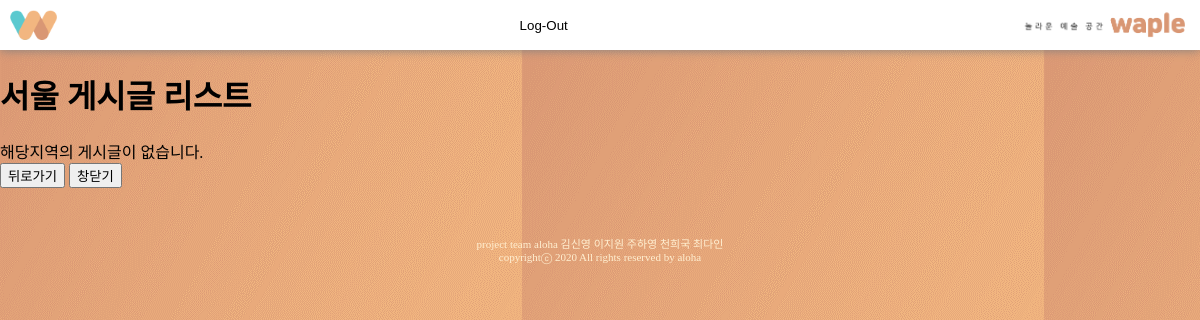
The page /map/1/ (signed in) on the database as committed earlier.
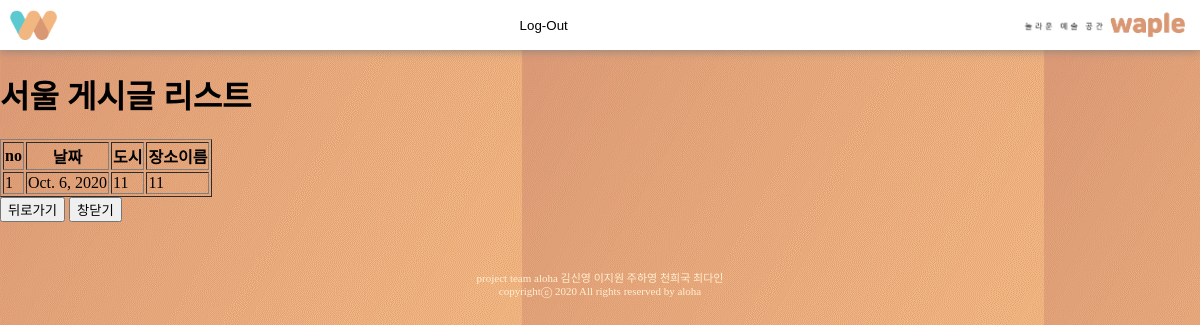
The same page on the database as committed later.
### mainapp/models.py (models this page shows, shortened)
class Post(models.Model):
    name=models.CharField(max_length=50)
    item=models.CharField(max_length=50) # 카테고리
    public= models.BooleanField(default=False)
    rating= models.IntegerField()
    date=models.DateField(null=True, blank=True)
    image=models.ImageField(upload_to='userimg', null=True)
    comment=models.TextField()
    country = models.CharField(max_length=50)
    city = models.CharField(max_length=50)
    user = models.ForeignKey(User, on_delete=models.CASCADE, null=True)

### mainapp/views.py (the view)
# urls.py: path('map/<int:num>/', views.RegionPostList, name='RegionPostList'),
def RegionPostList(request, num):
    postlist = Post.objects.filter(user = request.user)
    context={}
    if num == 1:
        postlist = postlist.filter(country = '서울').order_by('-date')
        region = '서울'
    elif num == 2:
        postlist = postlist.filter(country = '부산').order_by('-date')
        region = '부산'
    elif num == 3:
        postlist = postlist.filter(country = '광주').order_by('-date')
        region = '광주'
    elif num == 4:
        postlist = postlist.filter(country = '울산').order_by('-date')
        region = '울산'
    elif num == 5:
        postlist = postlist.filter(country = '대구').order_by('-date')
        region = '대구'
    elif num == 6:
        postlist = postlist.filter(country = '대전').order_by('-date')
        region = '대전'
    elif num == 7:
        postlist = postlist.filter(country = '인천').order_by('-date')
        region = '인천'
    elif num == 8:
        postlist = postlist.filter(country = '경기도').order_by('-date')
        region = '경기도'
    elif num == 9:
        postlist = postlist.filter(country = '강원도').order_by('-date')
        region = '강원도'
    elif num == 10:
        postlist = postlist.filter(country = '충청남도').order_by('-date')
        region = '충청남도'
    elif num == 11:
        postlist = postlist.filter(country = '충청북도').order_by('-date')
        region = '충청북도'
    elif num == 12:
        postlist = postlist.filter(country = '경상북도').order_by('-date')
        region = '경상북도'
    elif num == 13:
        postlist = postlist.filter(country = '전라북도').order_by('-date')
        region = '전라북도'
    elif num == 14:
        postlist = postlist.filter(country = '경상남도').order_by('-date')
        region = '경상남도'
    elif num == 15:
        postlist = postlist.filter(country = '전라남도').order_by('-date')
        region = '전라남도'
    elif num == 16 : #16
        postlist = postlist.filter(country = '제주도').order_by('-date')
        region = '제주도'
    else :
        postlist = postlist.order_by('-date')
        region = '전체'
    context['region'] = region
    context['postlist'] = postlist
    return render(request, 'mainapp/RegionPostList.html', context)

### mainapp/templates/mainapp/RegionPostList.html (shortened to what this page needs)
{% extends 'base.html' %}
{% load static %}
{% block content %}
    <h1>{{region}} 게시글 리스트</h1>
    {% if postlist %}
    <table border="1">
        <th>no</th>
        <th>날짜</th>
        <th>도시</th>
        <th>장소이름</th>
        {% for post in postlist %}
            <tr>
                <td>{{forloop.counter}}</td>
                <td>{{post.date}}</td>
                <td>{{post.city}}</td>
                <td><a href="/{{post.pk}}">{{post.name}}</a></td>
            </tr>
        {% endfor %}
    </table>
    {% else %}
        해당지역의 게시글이 없습니다.<br>
    {% endif %}
    <button onclick="javascript:history.back();">뒤로가기</button>
    <button onclick="window.close();">창닫기</button>
{% endblock %}

Rows that differ between the two databases and show on the page:
now on this page (row edited): Post: date "Oct. 6, 2020", city "11", name "11"
Other text that changed with them:
text no longer shown: "해당지역의 게시글이 없습니다."
text now shown: "no 날짜 도시 장소이름"
